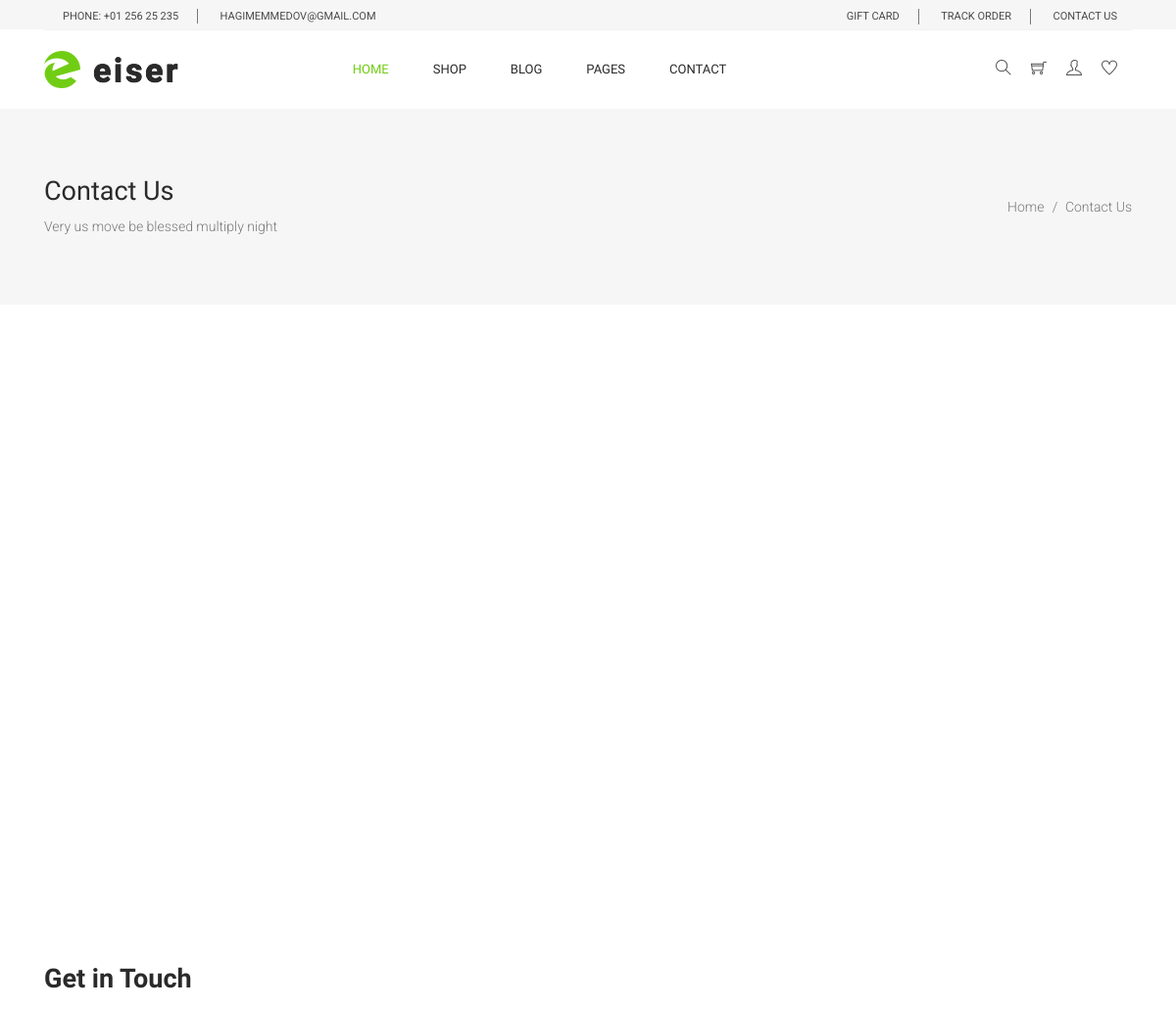
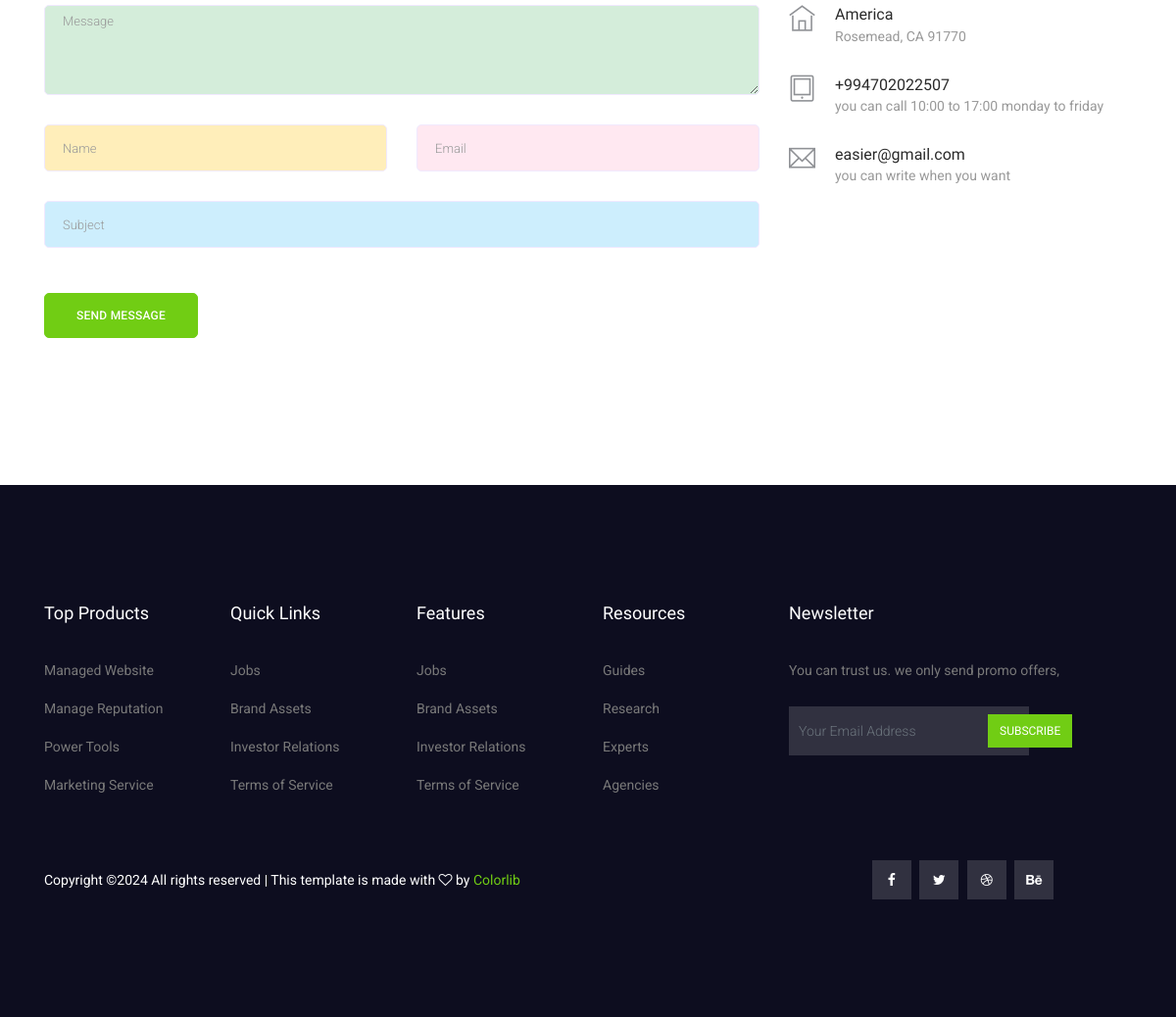
The page /contact-us/ on the database its author committed (2 pictures, top to bottom).
### core/models.py (models this page shows, shortened)
class Basemodel(models.Model):
    created_at = models.DateTimeField(auto_now_add = True)
    updated_at = models.DateTimeField(auto_now = True)
    is_active = models.BooleanField(default = True)
    class Meta:
        abstract = True

class Setting(Basemodel):
    name = models.CharField(max_length=50, null=True, blank=True)
    address = models.CharField(max_length=100, null=True, blank=True)
    phone = models.CharField(max_length=50, null=True, blank=True)
    email = models.EmailField(null=True, blank=True)
    facebook = models.URLField(null=True, blank=True)
    twitter = models.URLField(null=True, blank=True)
    dribbble = models.URLField(null=True, blank=True)
    behance = models.URLField(null=True, blank=True)
    logo = models.ImageField(upload_to='media/blog/')
    blog_bg_image = models.ImageField(upload_to='media/blog/')
    blog_title = models.CharField(max_length=100, null=True, blank=True)
    contact_title = models.CharField(max_length=100, null=True, blank=True)
    class Meta:
        verbose_name='Setting'
        verbose_name_plural='Setting'

class ContactUs(Basemodel):
    name = models.CharField(max_length=50)
    address = models.CharField(max_length=100)
    phone = models.CharField(max_length=50)
    phone_note = models.CharField(max_length=100)
    email = models.EmailField()
    email_note = models.CharField(max_length=100)
    class Meta:
        verbose_name='Contact Us'
        verbose_name_plural='Contact Us'

### core/views.py (the view)
# urls.py: path('contact-us/',contact_us,name='contact_us'),
def contact_us(request):
    if request.method=='POST':
        form=ContactForm(request.POST)
        if form.is_valid():
            form.save()
            return redirect('contact_us')
    context = {
        'contact_form':ContactForm(),
        'title':Setting.objects.get(id=3).contact_title,
        'contact_us': ContactUs.objects.all()
               }
    return render(request,'contact_us.html',context=context)

### core/forms.py
class ContactForm(ModelForm):
    class Meta:
        model = Contact
        fields = ['name', 'email', 'subject', 'message']
        widgets = {
            'name': forms.TextInput(attrs={'class': 'form-control', 'placeholder': 'Name', 'style': 'background-color: #ffeeba; color: #dc3545;'}),
            'email': forms.EmailInput(attrs={'class': 'form-control', 'placeholder': 'Email', 'style': 'background-color: #ffe8f1; color: #6610f2;'}),
            'message': forms.Textarea(attrs={'class': 'form-control', 'placeholder': 'Message', 'rows': 4, 'style': 'background-color: #d4edda; color: #28a745;'}),
            'subject': forms.TextInput(attrs={'class': 'form-control', 'placeholder': 'Subject', 'style': 'background-color: #cdeefd; color: #007bff;'}),
        }

### core/context_processors/context_processors.py (called while the page is built)
def my_setting_func(request):
    setting_data=Setting.objects.last()
    return{
        'setting_data': setting_data
    }

### core/templates/contact_us.html (shortened to what this page needs)
{% extends 'base.html' %}
{% load static %}
{% block  content %}
    <section class="banner_area">
      <div class="banner_inner d-flex align-items-center">
        <div class="container">
          <div
            class="banner_content d-md-flex justify-content-between align-items-center"
          >
            <div class="mb-3 mb-md-0">
              <h2>Contact Us</h2>
              <p>Very us move be blessed multiply night</p>
            </div>
            <div class="page_link">
              <a href="index.html">Home</a>
              <a href="contact.html">Contact Us</a>
            </div>
          </div>
        </div>
      </div>
    </section>
  <section class="section_gap">
    <div class="container">
      <div class="d-none d-sm-block mb-5 pb-4">
        <div id="map" style="height: 480px;"></div>
      </div>
      <div class="row">
        <div class="col-12">
          <h2 class="contact-title">Get in Touch</h2>
        </div>
        <div class="col-lg-8 mb-4 mb-lg-0">
          <form class="form-contact contact_form" action="" method="post" id="contactForm" novalidate="novalidate">
            <div class="row">
              <div class="col-12">
                <div class="form-group">
                  {{contact_form.message}}
                </div>
              </div>
              <div class="col-sm-6">
                <div class="form-group">
                  {{contact_form.name}}
                </div>
              </div>
              <div class="col-sm-6">
                <div class="form-group">
                  {{contact_form.email}}
                </div>
              </div>
              <div class="col-12">
                <div class="form-group">
                  {{contact_form.subject}}
                </div>
              </div>
            </div>
            <div class="form-group mt-lg-3">
              <button type="submit" class="main_btn">Send Message</button>
            </div>
          </form>
        </div>
        {% for contact_us in contact_us %}
        <div class="col-lg-4">
          <div class="media contact-info">
            <span class="contact-info__icon"><i class="ti-home"></i></span>
            <div class="media-body">
              <h3>{{ contact_us.name }}</h3>
              <p>{{ contact_us.address }}</p>
            </div>
          </div>
          <div class="media contact-info">
            <span class="contact-info__icon"><i class="ti-tablet"></i></span>
            <div class="media-body">
              <h3><a href="tel:454545654">{{ contact_us.phone }}</a></h3>
              <p>{{ contact_us.phone_note }}</p>
            </div>
          </div>
          <div class="media contact-info">
            <span class="contact-info__icon"><i class="ti-email"></i></span>
            <div class="media-body">
              <h3><a href="mailto:support@colorlib.com">{{ contact_us.email }}</a></h3>
              <p>{{ contact_us.email_note }}</p>
            </div>
          </div>
        </div>
        {% endfor %}
      </div>
    </div>
  </section>
  {% endblock %}

### core/templates/partials/header.html (shortened to what this page needs)
{%load static%}
 <header class="header_area">
    <div class="top_menu">
      <div class="container">
        <div class="row">
          <div class="col-lg-7">
            <div class="float-left">
              <p>Phone: +01 256 25 235</p>
              <p>{{setting_data.email}}</p>
            </div>
          </div>
          <div class="col-lg-5">
            <div class="float-right">
              <ul class="right_side">
                <li>
                  <a href="cart.html">
                    gift card
                  </a>
                </li>
                <li>
                  <a href="tracking.html">
                    track order
                  </a>
                </li>
                <li>
                  <a href="contact.html">
                    Contact Us
                  </a>
                </li>
              </ul>
            </div>
          </div>
        </div>
      </div>
    </div>
    <div class="main_menu">
      <div class="container">
        <nav class="navbar navbar-expand-lg navbar-light w-100">
          <a class="navbar-brand logo_h" href="{% url 'index' %}">
            <img src="{{ setting_data.logo.url }}" alt="" />
          </a>
          <div class="collapse navbar-collapse offset w-100" id="navbarSupportedContent">
            <div class="row w-100 mr-0">
              <div class="col-lg-7 pr-0">
                <ul class="nav navbar-nav center_nav pull-right">
                  <li class="nav-item active">
                    <a class="nav-link" href="{% url 'index' %}">Home</a>
                  </li>
                  <li class="nav-item submenu dropdown">
                    <a href="#" class="nav-link dropdown-toggle" data-toggle="dropdown" role="button" aria-haspopup="true"
                      aria-expanded="false">Shop</a>
                  </li>
                  <li class="nav-item submenu dropdown">
                    <a href="#" class="nav-link dropdown-toggle" data-toggle="dropdown" role="button" aria-haspopup="true"
                      aria-expanded="false">Blog</a>
                  </li>
                  <li class="nav-item submenu dropdown">
                    <a href="#" class="nav-link dropdown-toggle" data-toggle="dropdown" role="button" aria-haspopup="true"
                      aria-expanded="false">Pages</a>
                  </li>
                  <li class="nav-item">
                    <a class="nav-link" href="{% url 'contact_us' %}">Contact</a>
                  </li>
                </ul>
              </div>
              <div class="col-lg-5 pr-0">
                <ul class="nav navbar-nav navbar-right right_nav pull-right">
                  <li class="nav-item">
                    <a href="#" class="icons">
                      <i class="ti-search" aria-hidden="true"></i>
                    </a>
                  </li>
                  <li class="nav-item">
                    <a href="#" class="icons">
                      <i class="ti-shopping-cart"></i>
                    </a>
                  </li>
                  <li class="nav-item">
                    <a href="#" class="icons">
                      <i class="ti-user" aria-hidden="true"></i>
                    </a>
                  </li>
                  <li class="nav-item">
                    <a href="#" class="icons">
                      <i class="ti-heart" aria-hidden="true"></i>
                    </a>
                  </li>
                </ul>
              </div>
            </div>
          </div>
        </nav>
      </div>
    </div>
  </header>

### static/css/style.css (style rules this page uses)
body { line-height:24px;font-size:14px;font-family:"Roboto",sans-serif;font-weight:normal;color:#797979 }
h1,h2,h3,h4,h5,h6 { font-family:"Heebo",sans-serif;color:#2a2a2a;font-weight:500 }
a { text-decoration:none;transition:all 0.3s ease-in-out }
ul { list-style-type:none;margin:0;padding:0 }
.section_gap { padding:120px 0px }
.active { color:#71cd14 }
.header_area { position:relative;width:100%;top:0;left:0;z-index:99;transition:background 0.4s, all 0.3s linear }
.header_area .main_menu { background:#ffffff }
.header_area .navbar { padding:0px;border:0px;border-radius:0px;border-top:1px solid rgba(221,221,221,0.38) }
.header_area .navbar .right_nav .nav-item { margin:0 !important }
.header_area .navbar .icons { font-size:16px;line-height:80px;display:inline-block;color:#4a4a4a;margin-left:20px;text-align:center;transition:all 300ms linear 0s }
.header_area .navbar .nav .nav-item { margin-right:45px }
.header_area .navbar .nav .nav-item .nav-link { font:400 13px/80px "Heebo",sans-serif;text-transform:uppercase;color:#2a2a2a;padding:0px;display:inline-block }
.header_area .navbar .nav .nav-item .nav-link:after { display:none }
.header_area .navbar .nav .nav-item:hover .nav-link,.header_area .navbar .nav .nav-item.active .nav-link { color:#71cd14 }
.header_area .navbar .nav .nav-item.submenu { position:relative }
.header_area .navbar .nav .nav-item:last-child { margin-right:0px }
.header_area .navbar .nav.navbar-nav.navbar-right li { margin-left:25px;margin-right:0px }
.header_area .navbar .nav.navbar-nav.navbar-right li:first-child { margin-left:35px }
.top_menu { background:#f6f6f6;height:30px;line-height:16px }
.top_menu .float-left { padding:7px 0 }
.top_menu .float-left p { display:inline-block;line-height:15px;color:#4a4a4a;font-size:11px;font-family:"Roboto",sans-serif;font-weight:400;margin:0px;text-transform:uppercase;border-right:1px solid #797979;padding:0px 19px }
.top_menu .float-left p:last-child { border-right:0px }
.top_menu .right_side { margin-bottom:0px;padding:7px 0 }
.top_menu .right_side li { display:inline-block }
.top_menu .right_side li:last-child a { padding-right:15px;border-right:0px }
.top_menu .right_side li a { font-size:11px;color:#4a4a4a;display:inline-block;border-right:1px solid #797979;transition:all 300ms linear 0s;text-transform:uppercase;padding:0px 19px }
.banner_area { position:relative;z-index:1;min-height:200px }
.banner_area .banner_inner { position:relative;overflow:hidden;width:100%;min-height:200px;background:#f6f6f6;z-index:1 }
.banner_area .banner_inner .banner_content { position:relative;z-index:10 }
.banner_area .banner_inner .banner_content h2 { font-size:27px;font-weight:500 }
.banner_area .banner_inner .banner_content p { margin-bottom:0px;font-weight:300 }
.banner_area .banner_inner .banner_content .page_link a { font-size:14px;font-weight:300;color:#797979;font-family:"Roboto",sans-serif;margin-right:18px;position:relative }
.banner_area .banner_inner .banner_content .page_link a:before { content:"/";font-size:14px;position:absolute;right:-14px;top:50%;transform:translateY(-50%) }
.banner_area .banner_inner .banner_content .page_link a:last-child { margin-right:0px }
.banner_area .banner_inner .banner_content .page_link a:last-child:before { display:none }
.contact-info { margin-bottom:12px }
.contact-info__icon { margin-right:20px }
.contact-info__icon i,.contact-info__icon span { color:#8f9195;font-size:27px }
.contact-info .media-body h3 { font-size:16px;margin-bottom:0 }
.contact-info .media-body h3 a { color:#2a2a2a }
.contact-info .media-body p { color:#999999 }
.contact-title { font-size:27px;font-weight:600;margin-bottom:20px }
.form-contact .form-group { margin-bottom:15px }
@media (min-width: 1000px) { .form-contact .form-group { margin-bottom:30px } }
.form-contact .form-control { border:1px solid #f0e9ff;border-radius:5px;height:48px;padding-left:18px;font-size:13px;background:transparent }
.form-contact .form-control::placeholder { font-weight:300;color:#999999 }
.form-contact textarea { border-radius:12px;height:100% !important }
h2 { font-size:30px }
h3 { font-size:24px }
.main_btn { display:inline-block;background:#71cd14;padding:0px 32px;letter-spacing:0.25px;color:#fff;font-family:"Roboto",sans-serif;font-size:12px;font-weight:500;line-height:44px;outline:none !important;box-shadow:none !important;text-align:center;border:1px solid #71cd14;cursor:pointer;text-transform:uppercase;transition:all 300ms linear 0s;border-radius:5px }

### rows shown on the page
Setting: email "HAGIMEMMEDOV@GMAIL.COM", logo (picture)
ContactUs: name "America", address "Rosemead, CA 91770", phone "+994702022507", phone_note "you can call 10:00 to 17:00 monday to friday", email "easier@gmail.com", email_note "you can write when you want"
